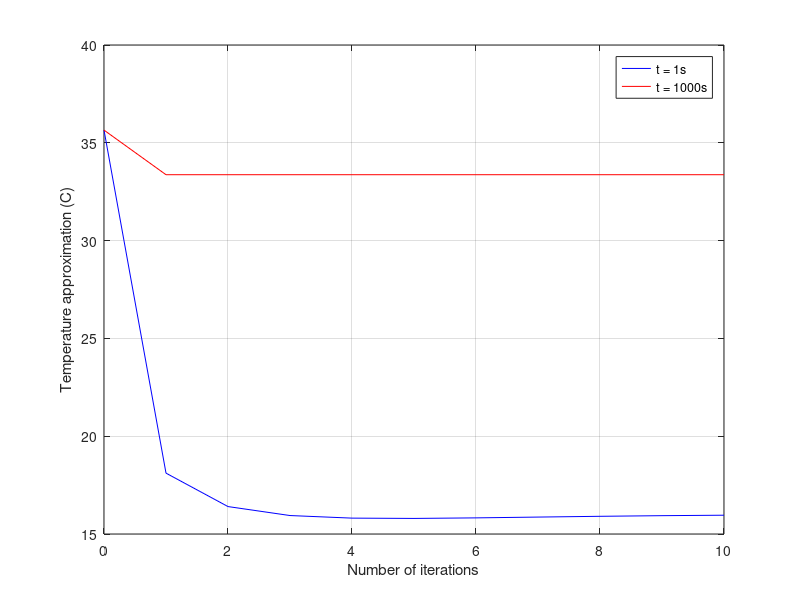
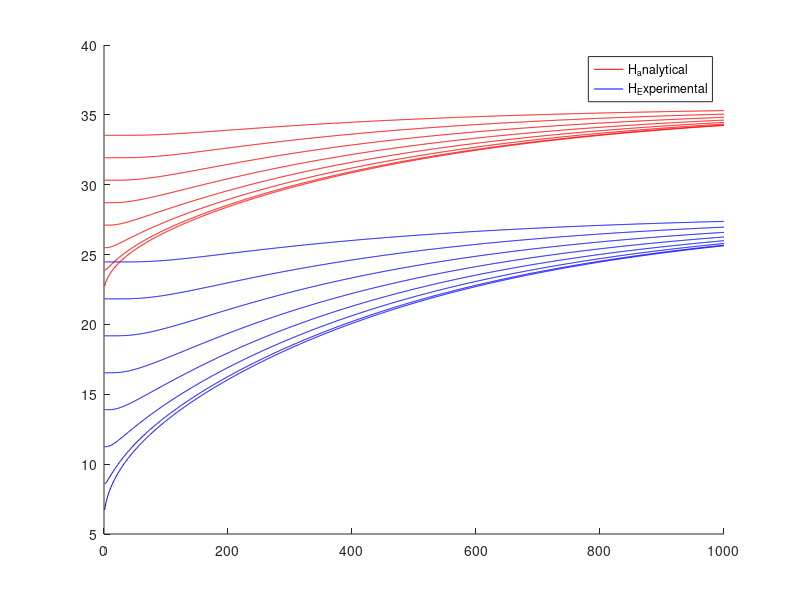
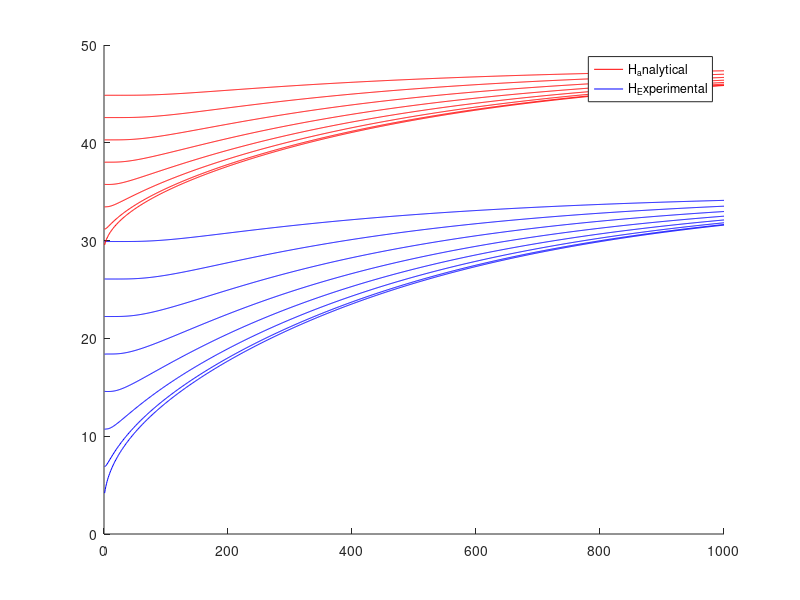
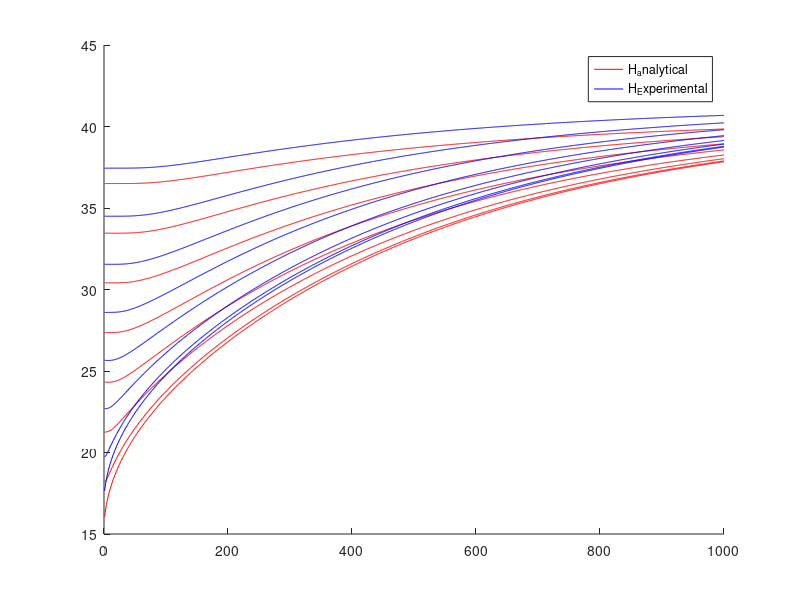

These charts were generated, in order, by the following MATLAB code:
clc;
clear;
close all;

%% Task 1
%t=1s
N = 10;
L = .2413;
x = .2159;
H = 91.0871;
T0 = 15.9830;
t = 1;
k = 130;
ro = 2810;
cp = 960;
alpha = k / (ro * cp);
total1 = 0;
total2= 0;
start = T0 + (H * x);
TOTAL1 = zeros(1,N);
TOTAL2 = zeros(1,N);
lambda1 = zeros(1,N);
bn1 = zeros(1,N);
sum1 = zeros(1,N);

for n = 1:N
lambda1(n) = ((2*n - 1) * pi) / (2 * L);
bn1(n) = ((-1)^(n) * (4*H*L)) / (2*n-1) * (2 / ((2*n-1) * pi * pi));
sum1(n) = bn1(n) * sin(lambda1(n)*x) * exp(-lambda1(n)^2 * alpha * t);
total1 = sum1(n) + total1;
TOTAL1(n) = total1;
end

u1 = start + TOTAL1;




% t = 1000s
t = 1000;
for n = 1:N
lambda2 = ((2*n - 1) * pi) / (2 * L);
bn2 = ((-1)^(n) * (4*H*L)) / (2*n-1) * (2 / ((2*n-1) * pi * pi));
sum2 = bn2 * sin(lambda2*x) * exp(-lambda2^2 * alpha * t);
total2 = sum2 + total2;
TOTAL2(n) = total2;
end

u2 = start + TOTAL2;

n = linspace(1,10,10);
t1 = [start,u1(1)];
t2 = [start,u2(1)];
m = linspace (0,1,2);
%
figure;

plot(n, u1, 'b'); hold on;
plot(n,u2, 'r');
plot(m,t1, 'b');
plot(m,t2, 'r');
xlabel('Number of iterations');
ylabel('Temperature approximation (C)');
legend('t = 1s', 't = 1000s');
grid on;
%}
%% Task 2

%Model 1A


lambda = zeros(1,N);
bn = zeros(1,N);
sum = zeros(1,N);
tf = 1000;
total = zeros(1,tf);
Total = zeros(1,tf);

u = zeros(1,8);
HAN = [91.0871,132.0763,101.61,146.7295,554.0675];
HEXP = [55.399,78.553,104.987,150.169,287.308];

for h = 1:length(HAN)

start = T0 + (HAN(h) * x);
START = T0 + (HEXP(h) * x);
figure; hold on;

for x = linspace(.0381,L,8)
    for t = 1:tf
        TOTAL = 0;
        TOtAL = 0;
        for n = 1:N
            lambda(n) = ((2*n - 1) * pi) / (2 * L);
            bn(n) = ((-1)^(n) * (4*HAN(h)*L)) / (2*n-1) * (2 / ((2*n-1) * pi * pi));
            sum(n) = bn(n) * sin(lambda(n)*x) * exp(-lambda(n)^2 * alpha * t);
            TOTAL = sum(n) + TOTAL;

            Lambda = ((2*n - 1) * pi) / (2 * L);
            Bn = ((-1)^(n) * (4*HEXP(h)*L)) / (2*n-1) * (2 / ((2*n-1) * pi * pi));
            Sum = Bn * sin(Lambda*x) * exp(-Lambda^2 * alpha * t);
            TOtAL = Sum + TOtAL;
        end
        total(t) = TOtAL;
        Total(t) = TOTAL;
    end
u = start + total;
U = START + Total;

time = linspace(1,1000,1000);
plot(time,u, 'r'); hold on;
plot(time,U, 'b');
legend('H_analytical', 'H_Experimental');



end


end
